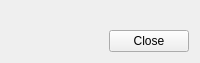
<?xml version="1.0" encoding="UTF-8"?>
<ui version="4.0">
 <class>MainMenu::RFIDConsumablesDlg</class>
 <widget class="QWidget" name="MainMenu::RFIDConsumablesDlg">
  <property name="geometry">
   <rect>
    <x>0</x>
    <y>0</y>
    <width>200</width>
    <height>63</height>
   </rect>
  </property>
  <property name="windowTitle">
   <string>Form</string>
  </property>
  <layout class="QGridLayout" name="gridLayout">
   <item row="0" column="0">
    <widget class="MainMenu::CScrollTable" name="widget" native="true"/>
   </item>
   <item row="1" column="0">
    <layout class="QHBoxLayout" name="horizontalLayout">
     <item>
      <spacer name="horizontalSpacer">
       <property name="orientation">
        <enum>Qt::Horizontal</enum>
       </property>
       <property name="sizeHint" stdset="0">
        <size>
         <width>98</width>
         <height>20</height>
        </size>
       </property>
      </spacer>
     </item>
     <item>
      <widget class="QPushButton" name="closeButton">
       <property name="focusPolicy">
        <enum>Qt::NoFocus</enum>
       </property>
       <property name="text">
        <string>Close</string>
       </property>
      </widget>
     </item>
    </layout>
   </item>
  </layout>
 </widget>
 <customwidgets>
  <customwidget>
   <class>MainMenu::CScrollTable</class>
   <extends>QWidget</extends>
   <header>MainMenu/Include/ScrollTable.h</header>
   <container>1</container>
  </customwidget>
 </customwidgets>
 <resources/>
 <connections/>
</ui>
